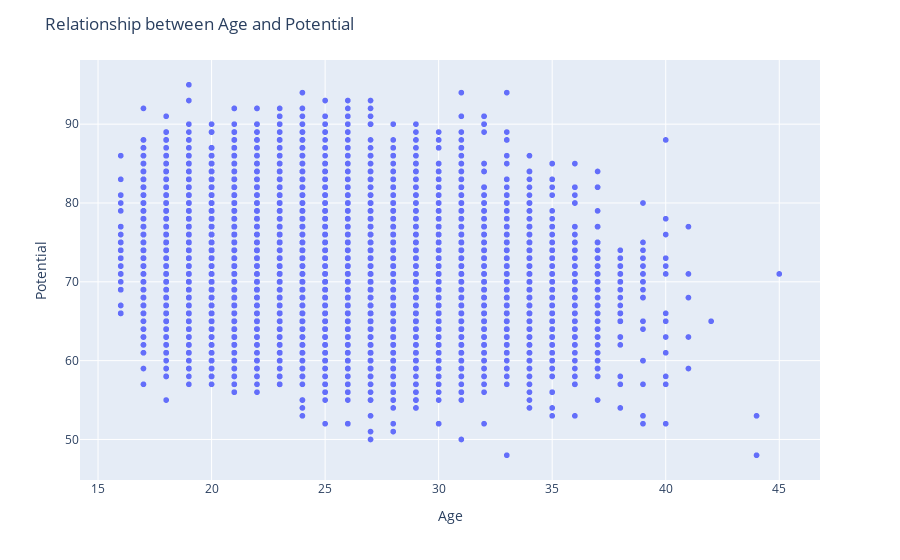

This figure's notebook cell:
### Code cell
fig = px.scatter(df_gl, x='Age', y='Potential', hover_data=['Name', 'Club'])
fig.update_layout(title='Relationship between Age and Potential', xaxis_title='Age', yaxis_title='Potential')
fig.show()

# The Plot shows that the potential of the players decreases with age. The players with higher potential are younger. The players with the highest potential are around 20 years old. The potential of the players decreases after the age of 35+.

### Figure 1 — Plotly figure (JSON) as saved in the notebook; plotly's stock layout.template omitted (floating-point values rounded to 4 significant figures; data arrays with more than 128 entries replaced by an {"elided": "..."} marker saying what was removed)
{"data": [{"customdata": {"elided": "18207x2 str values"}, "hovertemplate": "Age=%{x}<br>Potential=%{y}<br>Name=%{customdata[0]}<br>Club=%{customdata[1]}<extra></extra>", "legendgroup": "", "marker": {"color": "#636efa", "symbol": "circle"}, "mode": "markers", "name": "", "showlegend": false, "type": "scattergl", "x": {"elided": "18207 int values"}, "xaxis": "x", "y": {"elided": "18207 int values"}, "yaxis": "y"}], "layout": {"legend": {"tracegroupgap": 0}, "margin": {"t": 60}, "title": {"text": "Relationship between Age and Potential"}, "xaxis": {"anchor": "y", "domain": [0, 1], "title": {"text": "Age"}}, "yaxis": {"anchor": "x", "domain": [0, 1], "title": {"text": "Potential"}}}}
